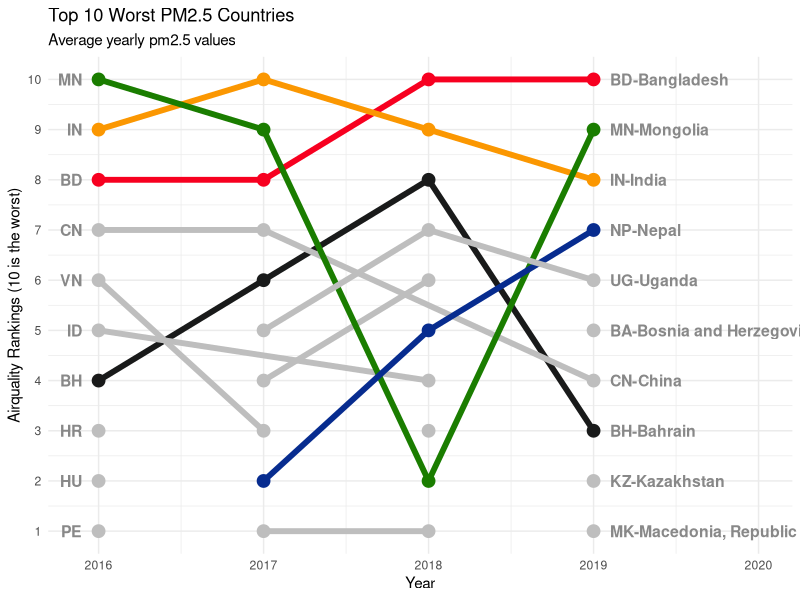
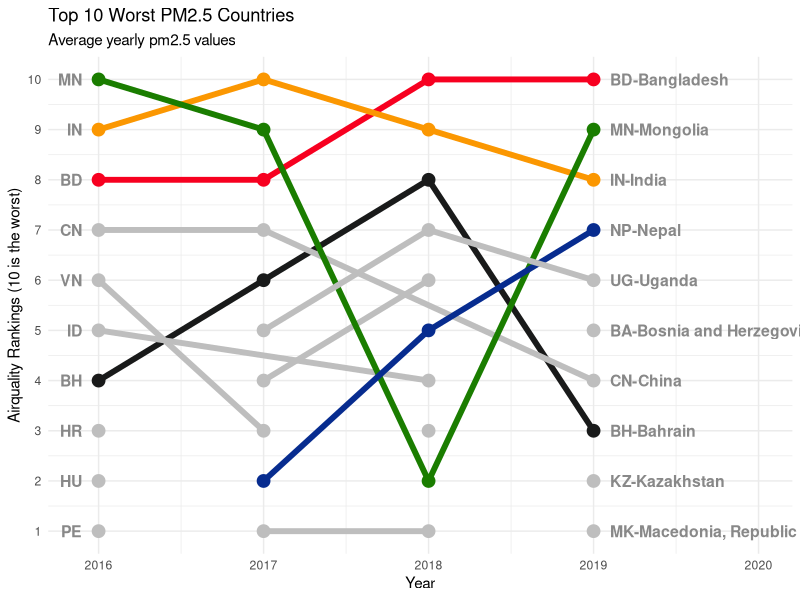

Generate these figures, in order, with R:
# don't do this
# setwd("~/git/hub/openaq-april2019-datadive/analysis/avg_yearly_pm25_by_ctry")

library(readr)
library(ggplot2)
library(tidyr)
library(dplyr)
library(stringr)

worst <- read_csv('./worst_offenders.csv')
worst

worst_rank <- worst %>%
    tidyr::gather('year', 'country', -rank) %>%
    dplyr::mutate(year = stringr::str_remove(year, 'y'),
                  flag = ifelse(country %in% c('BD-Bangladesh', 'MN-Mongolia', 'IN-India', 'NP-Nepal', 'BH-Bahrain'),
                                TRUE, FALSE),
                  country_col = if_else(flag == TRUE, country, "zzz")
                  )

# bump chart: https://www.r-bloggers.com/bump-chart/
ggplot(data = worst_rank, aes(x = as.numeric(year), y = rank, group = country)) +
    theme_minimal() +
    coord_cartesian(clip = "off", xlim = c(2015.9, 2020)) + # make the x axis wider so text does not clip
    geom_line(aes(color = country_col), alpha = 1, size = 2) +
    geom_point(aes(color = country_col), alpha = 1, size = 4) +
    # text on the right
    geom_text(data = worst_rank %>% filter(year == "2019"),
              aes(label = country, x = 2019.1) ,
              hjust = 0, fontface = "bold", color = "#888888", size = 4) +
    # text on the left
    geom_text(data = worst_rank %>% filter(year == 2016),
              aes(label = stringr::str_remove(country, '-.*'), x = 2015.9) ,
              hjust = 1, fontface = "bold", color = "#888888", size = 4) +

    scale_y_continuous(breaks = 1:nrow(worst_rank)) +
    scale_color_manual(values = c("#F70020","#191A1A","#FB9701","#1A7D00","#072C8F","grey")) +
    labs(x = "Year",
       y = "Airquality Rankings (10 is the worst)",
       title = "Top 10 Worst PM2.5 Countries",
       subtitle = "Average yearly pm2.5 values") +
    theme(legend.position = "none"
          ) +
    NULL

ggsave('top_10_pm25.png', height = 8, width = 13)
